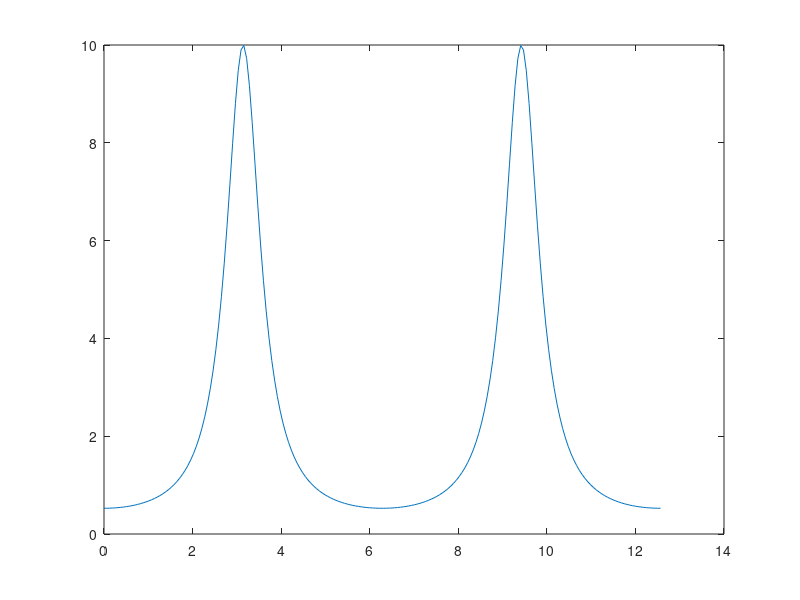

This chart was generated by the following MATLAB code:
f = @(x) 1./(1+0.9*cos(x));
M = 200;
x = linspace(0,4*pi,M)';
y = f(x);
plot(x,y)

fq = 1:16;
L = length(fq);
A = ones(M,L*2+1);
for j=2:L
    A(:,j) = cos(fq(j-1)*x);
    A(:,j+L) = sin(fq(j-1)*x);
end

w = A \ y